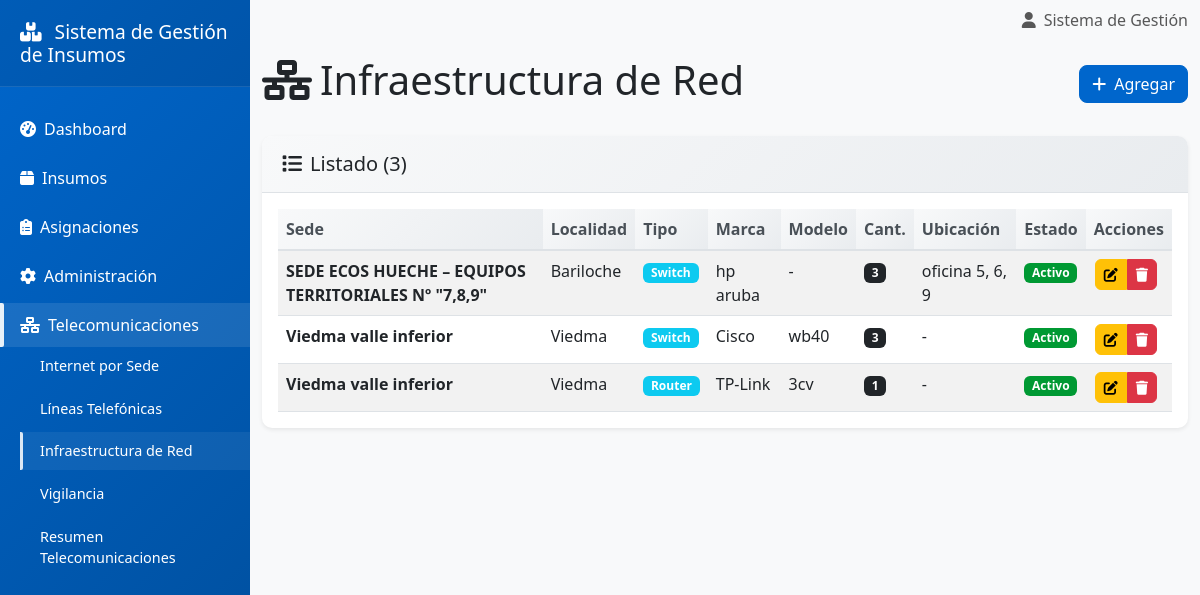
Page /pages/admin/telecom_red.php on the earlier database version.
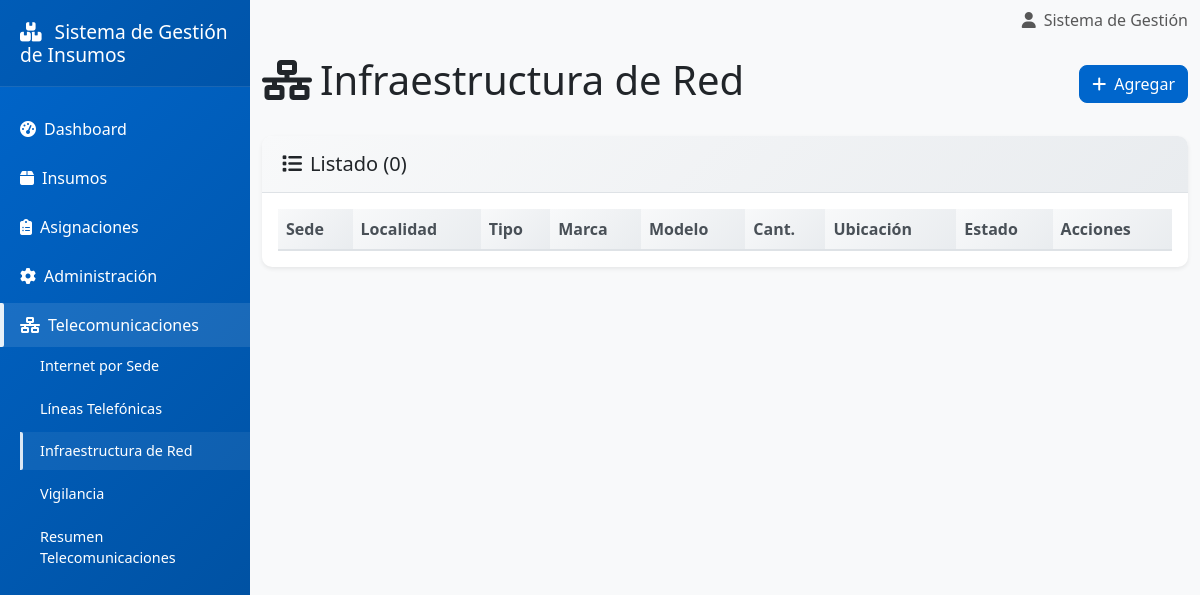
Same page on the later database version.
### tables this page shows
CREATE TABLE `sedes_red_dispositivos` (
  `id_dispositivo` int(11) NOT NULL,
  `id_sede` int(11) NOT NULL,
  `tipo_dispositivo` enum('Switch','Router','UPS','AP','Firewall') NOT NULL,
  `marca` varchar(100) DEFAULT NULL,
  `modelo` varchar(100) DEFAULT NULL,
  `cantidad` int(11) NOT NULL DEFAULT 1,
  `ubicacion` varchar(100) DEFAULT NULL,
  `estado` enum('Activo','De Baja') NOT NULL DEFAULT 'Activo',
  `observaciones` varchar(255) DEFAULT NULL
);

CREATE TABLE `sedes` (
  `id_sede` int(11) NOT NULL,
  `id_localidad` int(11) NOT NULL,
  `nombre_sede` varchar(100) NOT NULL,
  `direccion` varchar(255) DEFAULT NULL,
  `observaciones` varchar(255) DEFAULT NULL,
  `delegado_nombre` varchar(100) DEFAULT NULL,
  `delegado_apellido` varchar(100) DEFAULT NULL,
  `delegado_telefono` varchar(50) DEFAULT NULL,
  `responsable_nombre` varchar(100) DEFAULT NULL,
  `responsable_apellido` varchar(100) DEFAULT NULL,
  `responsable_telefono` varchar(50) DEFAULT NULL
);

CREATE TABLE `localidades` (
  `id_localidad` int(11) NOT NULL,
  `id_zona` int(11) NOT NULL,
  `nombre_localidad` varchar(100) NOT NULL
);

### pages/admin/telecom_red.php (the view, shortened to what this page needs)
<?php
$db = conectarDB();
$rows = $db->query("SELECT d.*, s.nombre_sede, l.nombre_localidad, l.id_localidad FROM sedes_red_dispositivos d JOIN sedes s ON s.id_sede=d.id_sede JOIN localidades l ON l.id_localidad=s.id_localidad ORDER BY l.nombre_localidad, s.nombre_sede, d.tipo_dispositivo")->fetchAll();
include '../../includes/header.php';
?>
<div class="row">
  <div class="col-12 d-flex justify-content-between align-items-center mb-4">
    <h1><i class="fas fa-network-wired me-2"></i>Infraestructura de Red</h1>
    <button class="btn btn-primary" data-bs-toggle="modal" data-bs-target="#modalRed"><i class="fas fa-plus me-2"></i>Agregar</button>
  </div>
</div>
<div class="card">
  <div class="card-header"><h5 class="mb-0"><i class="fas fa-list me-2"></i>Listado (<?php echo count($rows); ?>)</h5></div>
  <div class="card-body">
    <div class="table-responsive">
      <table class="table table-striped datatable">
        <thead><tr><th>Sede</th><th>Localidad</th><th>Tipo</th><th>Marca</th><th>Modelo</th><th>Cant.</th><th>Ubicación</th><th>Estado</th><th>Acciones</th></tr></thead>
        <tbody>
          <?php foreach ($rows as $r): ?>
          <tr>
            <td><strong><?php echo htmlspecialchars($r['nombre_sede']); ?></strong></td>
            <td><?php echo htmlspecialchars($r['nombre_localidad']); ?></td>
            <td><span class="badge bg-info"><?php echo htmlspecialchars($r['tipo_dispositivo']); ?></span></td>
            <td><?php echo htmlspecialchars($r['marca'] ?: '-'); ?></td>
            <td><?php echo htmlspecialchars($r['modelo'] ?: '-'); ?></td>
            <td><span class="badge bg-dark"><?php echo (int)$r['cantidad']; ?></span></td>
            <td><?php echo htmlspecialchars($r['ubicacion'] ?: '-'); ?></td>
            <td><?php $e=$r['estado']; $cls=$e==='Activo'?'estado-activa':'estado-baja'; ?><span class="badge <?php echo $cls; ?>"><?php echo $e; ?></span></td>
            <td>
              <div class="btn-group" role="group">
                <button class="btn btn-sm btn-warning" aria-label="Editar dispositivo" onclick='editRed(<?php echo json_encode($r, JSON_HEX_TAG|JSON_HEX_APOS|JSON_HEX_AMP|JSON_HEX_QUOT); ?>)'><i class="fas fa-edit" aria-hidden="true"></i></button>
                <button class="btn btn-sm btn-danger" aria-label="Eliminar dispositivo" onclick="delRed(<?php echo (int)$r['id_dispositivo']; ?>)"><i class="fas fa-trash" aria-hidden="true"></i></button>
              </div>
            </td>
          </tr>
          <?php endforeach; ?>
        </tbody>
      </table>
    </div>
  </div>
</div>
<?php include '../../includes/footer.php'; ?>

Differences in the rows shown:
removed sedes_red_dispositivos: id_sede.nombre_sede "SEDE ECOS HUECHE – EQUIPOS TERRITORIALES Nº \"7,8,9\"", localidades.nombre_localidad "Bariloche", tipo_dispositivo "Switch", marca "hp aruba", modelo "-", cantidad "3", ubicacion "oficina 5, 6, 9", estado "Activo"
removed sedes_red_dispositivos: id_sede.nombre_sede "Viedma valle inferior", localidades.nombre_localidad "Viedma", tipo_dispositivo "Switch", marca "Cisco", modelo "wb40", cantidad "3", ubicacion "-", estado "Activo"
removed sedes_red_dispositivos: id_sede.nombre_sede "Viedma valle inferior", localidades.nombre_localidad "Viedma", tipo_dispositivo "Router", marca "TP-Link", modelo "3cv", cantidad "1", ubicacion "-", estado "Activo"
Other differences:
count($rows): "3" → "0"
